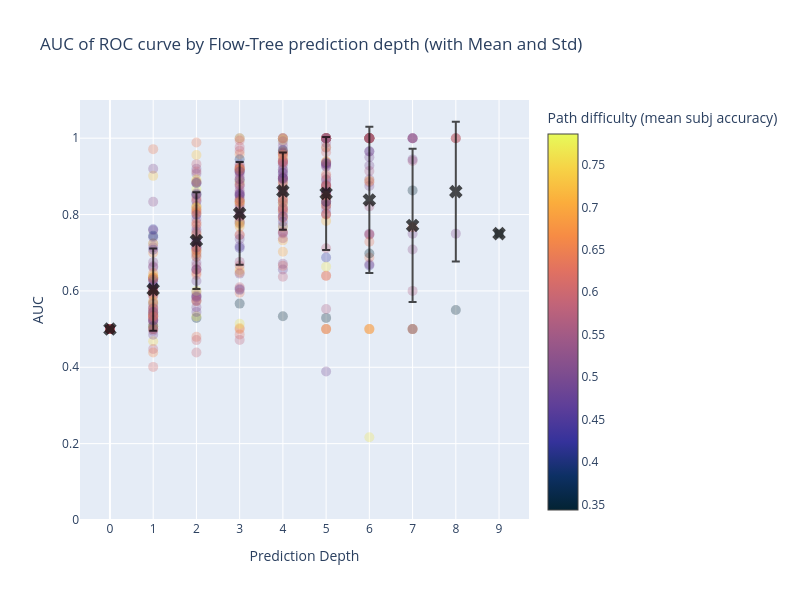

Here is the notebook cell this chart was saved with:
### Code cell
import plotly.graph_objects as go
import numpy as np

# Example structure for aucs_by_level and colors
# aucs_by_level = {1: [0.6, 0.7], 2: [0.8, 0.65], 3: [0.5, 0.55]}
# colors = {1: [0.55, 0.7], 2: [0.9, 0.6], 3: [0.4, 0.48]}

fig = go.Figure()

# Flatten the data for scatter plot
xs = []
ys = []
cs = []

# Calculate means and stds for each level
mean_xs = []
mean_ys = []
std_ys = []

for lvl in aucs_by_level:
    # Collect data for scatter
    xs.extend([lvl] * len(aucs_by_level[lvl]))  # Repeat level value
    ys.extend(aucs_by_level[lvl])               # Y values (AUCs)
    cs.extend(colors[lvl])                      # Color values (continuous scale)
    
    # Calculate mean and std for current level
    mean_xs.append(lvl)
    mean_ys.append(np.mean(aucs_by_level[lvl]))
    std_ys.append(np.std(aucs_by_level[lvl]))

# Scatter plot using Plotly with continuous color scale
fig.add_trace(go.Scatter(
    x=xs, y=ys,
    mode='markers',
    marker=dict(
        size=10,
        color=cs,              # Color based on the values in 'cs'
        colorscale='thermal',   # Choose a continuous color scale (e.g., Viridis)
        colorbar=dict(
            title="Path difficulty\n(mean subj accuracy)"  # Title for the colorbar
        ),
        showscale=True,         # Show the color scale legend
        opacity=0.3
    ),
    name='AUC Scatter'
))

# Add mean points with error bars for standard deviation
fig.add_trace(go.Scatter(
    x=mean_xs, y=mean_ys,
    mode='markers',
    opacity=0.7,
    error_y=dict(
        type='data',
        array=std_ys,  # Standard deviation
        visible=True
    ),
    marker=dict(
        size=12,
        color='black',
        symbol='x'  # Use 'x' symbol for the mean points
    ),
    # line=dict(dash='dash'),
    name='Mean AUC ± 1 std'
))

# Customize the layout
fig.update_layout(
    title="AUC of ROC curve by Flow-Tree prediction depth (with Mean and Std)",
    xaxis_title="Prediction Depth",
    yaxis_title="AUC",
    xaxis=dict(tickmode='linear'),
    yaxis=dict(range=[0, 1.1]),  # Adjust y-axis to fit AUC values
    showlegend=False,
    width=800,
    height=600
)

# Show the plot
fig.show()

### Figure 1 — Plotly figure (JSON) as saved in the notebook; plotly's stock layout.template omitted (floating-point values rounded to 4 significant figures; data arrays with more than 128 entries replaced by an {"elided": "..."} marker saying what was removed)
{"data": [{"marker": {"color": {"elided": "475 float values"}, "colorbar": {"title": {"text": "Path difficulty\n(mean subj accuracy)"}}, "colorscale": [[0, "rgb(3, 35, 51)"], [0.09091, "rgb(13, 48, 100)"], [0.1818, "rgb(53, 50, 155)"], [0.2727, "rgb(93, 62, 153)"], [0.3636, "rgb(126, 77, 143)"], [0.4545, "rgb(158, 89, 135)"], [0.5455, "rgb(193, 100, 121)"], [0.6364, "rgb(225, 113, 97)"], [0.7273, "rgb(246, 139, 69)"], [0.8182, "rgb(251, 173, 60)"], [0.9091, "rgb(246, 211, 70)"], [1, "rgb(231, 250, 90)"]], "opacity": 0.3, "showscale": true, "size": 10}, "mode": "markers", "name": "AUC Scatter", "type": "scatter", "x": {"elided": "475 int values"}, "y": {"elided": "475 float values"}}, {"error_y": {"array": [0, 0.1076, 0.1267, 0.1345, 0.1012, 0.148, 0.1916, 0.2007, 0.1827, 0], "type": "data", "visible": true}, "marker": {"color": "black", "size": 12, "symbol": "x"}, "mode": "markers", "name": "Mean AUC ± 1 std", "opacity": 0.7, "type": "scatter", "x": [0, 1, 2, 3, 4, 5, 6, 7, 8, 9], "y": [0.5, 0.6035, 0.7318, 0.8033, 0.8616, 0.8553, 0.8382, 0.7715, 0.86, 0.75]}], "layout": {"height": 600, "showlegend": false, "title": {"text": "AUC of ROC curve by Flow-Tree prediction depth (with Mean and Std)"}, "width": 800, "xaxis": {"autorange": true, "range": [-0.7036, 9.704], "tickmode": "linear", "title": {"text": "Prediction Depth"}, "type": "linear"}, "yaxis": {"range": [0, 1.1], "title": {"text": "AUC"}, "type": "linear"}}}
